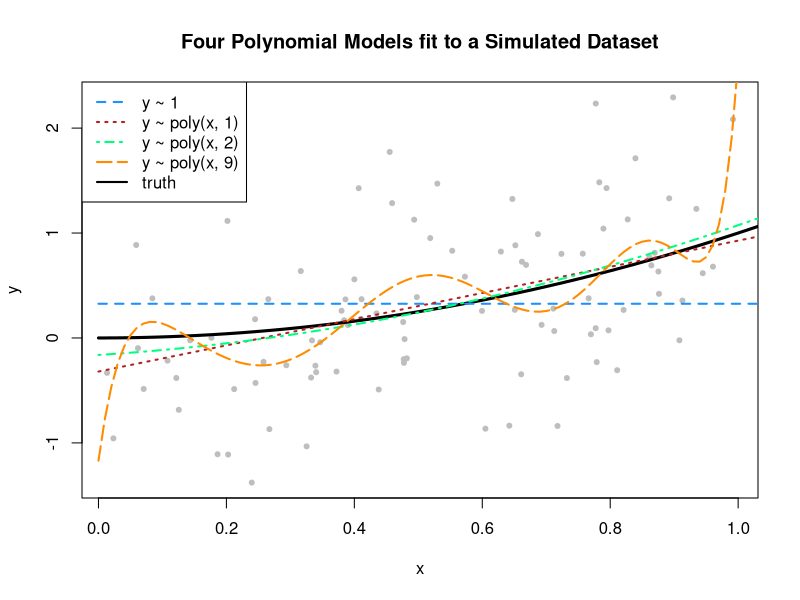
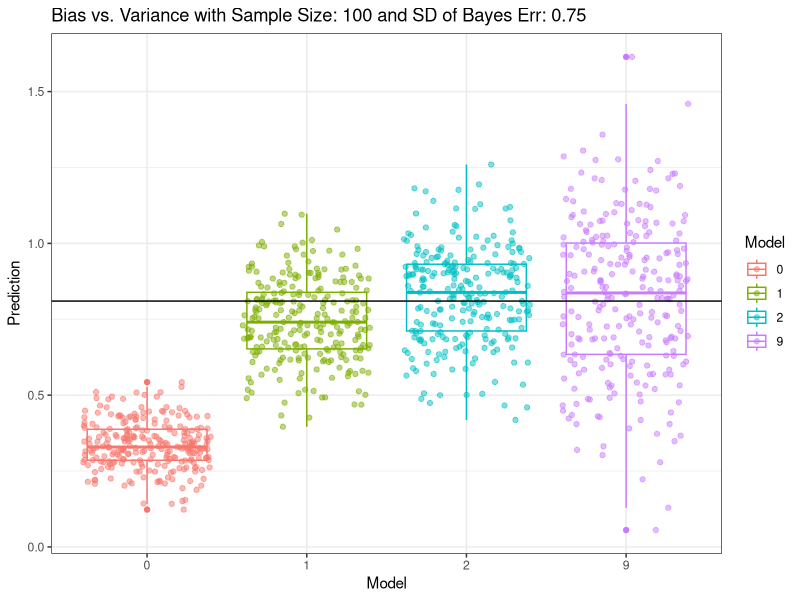

Generate these figures, in order, with R:
## ---- chunk 1
knitr::include_graphics('https://www.machinelearningplus.com/wp-content/uploads/2020/10/output_31_0.png')
## ---- chunk 2
myList = list()
myList[['thisThing']] = c(1,2,3)
myList[['thisOtherThing']] = c('A','B','C','D')
myList
## ---- chunk 3
for(i in c('G','H','I')){
  myList = list()
  myList[[i]] = paste0('This loop is on ',i)
}

print(myList)
## ---- chunk 4
for(i in c('G','H','I')){
  if(!exists('myList')) myList = list()
  myList[[i]] = paste0('This loop is on ',i)
}
print(myList)
## ---- chunk 5
rm(myList)
for(i in c('G','H','I')){
  if(!exists('myList')) myList = list()
  myList[[i]] = paste0('This loop is on ',i)
}
print(myList)
## ---- chunk 6
myList = list()
for(i in c('G','H','I')){
  if(!exists('myList')) myList = list()
  myList[[i]] = paste0('This loop is on ',i)
}
print(myList)
## ---- chunk 7
library(ggplot2)
library(patchwork)
library(tidyverse)
## ---- chunk 8
NN = 100   #----> In class, we will change this to 
#                 see how our results change in response
SD.of.Bayes.Error = .75   #-----> This, too, will change. 

# Note that both of these are used in the next chunk(s) to generate data.
## ---- chunk 9
f = function(x) {
  x ^ 2
}
## ---- chunk 10
get_sim_data = function(f, sample_size = NN) {
  x = runif(n = sample_size, min = 0, max = 1)
  eps = rnorm(n = sample_size, mean = 0, sd = SD.of.Bayes.Error)
  y = f(x) + eps
  tibble(x, y)
}
## ---- chunk 11
set.seed(1)
sim_data = get_sim_data(f)
## ---- chunk 12
fit_0 = lm(y ~ 1,                   data = sim_data)
fit_1 = lm(y ~ poly(x, degree = 1), data = sim_data)
fit_2 = lm(y ~ poly(x, degree = 2), data = sim_data)
fit_9 = lm(y ~ poly(x, degree = 9), data = sim_data)
## ---- chunk 13
set.seed(42)
plot(y ~ x, data = sim_data, col = "grey", pch = 20,
     main = "Four Polynomial Models fit to a Simulated Dataset")

grid = seq(from = 0, to = 2, by = 0.01)
lines(grid, f(grid), col = "black", lwd = 3)
lines(grid, predict(fit_0, newdata = data.frame(x = grid)), col = "dodgerblue",  lwd = 2, lty = 2)
lines(grid, predict(fit_1, newdata = data.frame(x = grid)), col = "firebrick",   lwd = 2, lty = 3)
lines(grid, predict(fit_2, newdata = data.frame(x = grid)), col = "springgreen", lwd = 2, lty = 4)
lines(grid, predict(fit_9, newdata = data.frame(x = grid)), col = "darkorange",  lwd = 2, lty = 5)

legend("topleft", 
       c("y ~ 1", "y ~ poly(x, 1)", "y ~ poly(x, 2)",  "y ~ poly(x, 9)", "truth"), 
       col = c("dodgerblue", "firebrick", "springgreen", "darkorange", "black"), lty = c(2, 3, 4, 5, 1), lwd = 2)
## ---- chunk 14
set.seed(1)
n_sims = 250
n_models = 4
x = data.frame(x = 0.90) # fixed point at which we make predictions
predictions = matrix(0, nrow = n_sims, ncol = n_models)
## ---- chunk 15
for (sim in 1:n_sims) {

  # simulate new, random, training data
  # this is the only random portion of the bias, var, and mse calculations
  # this allows us to calculate the expectation over D
  sim_data = get_sim_data(f, sample_size = NN)

  # fit models
  fit_0 = lm(y ~ 1,                   data = sim_data)
  fit_1 = lm(y ~ poly(x, degree = 1), data = sim_data)
  fit_2 = lm(y ~ poly(x, degree = 2), data = sim_data)
  fit_9 = lm(y ~ poly(x, degree = 9), data = sim_data)

  # get predictions
  predictions[sim, 1] = predict(fit_0, x)
  predictions[sim, 2] = predict(fit_1, x)
  predictions[sim, 3] = predict(fit_2, x)
  predictions[sim, 4] = predict(fit_9, x)
}
## ---- chunk 16
predictions.proc = (predictions)
colnames(predictions.proc) = c("0", "1", "2", "9")
predictions.proc = as.data.frame(predictions.proc)

tall_predictions = tidyr::gather(predictions.proc, factor_key = TRUE)

## Here, you can save your ggplot output 
FinalPlot <- ggplot(tall_predictions, aes(x = key, y = value, col = as.factor(key))) + 
                      geom_boxplot() +
                      geom_jitter(alpha = .5) +
                      geom_hline(yintercept = f(x = .90)) +
                      labs(col = 'Model', x = 'Model', y = 'Prediction', title = paste0('Bias vs. Variance with Sample Size: ',NN,' and SD of Bayes Err: ',SD.of.Bayes.Error)) +
                      theme_bw()



FinalPlot

# 
# boxplot(value ~ key, data = tall_predictions, border = "darkgrey", xlab = "Polynomial Degree", ylab = "Predictions",
#         main = "Simulated Predictions for Polynomial Models")
# grid()
# stripchart(value ~ key, data = tall_predictions, add = TRUE, vertical = TRUE, method = "jitter", jitter = 0.15, pch = 1, col = c("dodgerblue", "firebrick", "springgreen", "darkorange"))
# abline(h = f(x = 0.90), lwd = 2)
